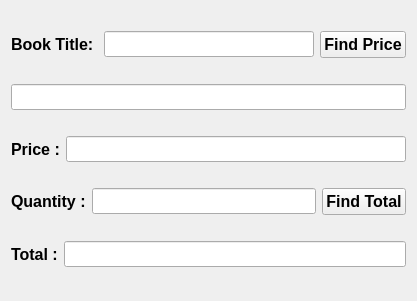
<?xml version="1.0" encoding="UTF-8"?>
<ui version="4.0">
 <class>Form</class>
 <widget class="QWidget" name="Form">
  <property name="geometry">
   <rect>
    <x>0</x>
    <y>0</y>
    <width>417</width>
    <height>301</height>
   </rect>
  </property>
  <property name="windowTitle">
   <string>Form</string>
  </property>
  <layout class="QVBoxLayout" name="verticalLayout">
   <item>
    <layout class="QHBoxLayout" name="horizontalLayout">
     <item>
      <widget class="QLabel" name="lb1">
       <property name="font">
        <font>
         <family>Arial</family>
         <pointsize>12</pointsize>
         <weight>75</weight>
         <italic>false</italic>
         <bold>true</bold>
        </font>
       </property>
       <property name="text">
        <string>Book Title: </string>
       </property>
      </widget>
     </item>
     <item>
      <widget class="QLineEdit" name="t1">
       <property name="font">
        <font>
         <family>Arial</family>
         <pointsize>11</pointsize>
         <italic>true</italic>
        </font>
       </property>
      </widget>
     </item>
     <item>
      <widget class="QPushButton" name="pb1">
       <property name="font">
        <font>
         <family>Arial</family>
         <pointsize>12</pointsize>
         <weight>75</weight>
         <bold>true</bold>
        </font>
       </property>
       <property name="text">
        <string>Find Price</string>
       </property>
      </widget>
     </item>
    </layout>
   </item>
   <item>
    <widget class="QLineEdit" name="t2">
     <property name="font">
      <font>
       <family>Arial</family>
       <pointsize>11</pointsize>
       <italic>true</italic>
      </font>
     </property>
    </widget>
   </item>
   <item>
    <layout class="QHBoxLayout" name="horizontalLayout_3">
     <item>
      <widget class="QLabel" name="lb2">
       <property name="font">
        <font>
         <family>Arial</family>
         <pointsize>12</pointsize>
         <weight>75</weight>
         <bold>true</bold>
        </font>
       </property>
       <property name="text">
        <string>Price :</string>
       </property>
      </widget>
     </item>
     <item>
      <widget class="QLineEdit" name="t3">
       <property name="font">
        <font>
         <family>Arial</family>
         <pointsize>11</pointsize>
         <italic>true</italic>
        </font>
       </property>
      </widget>
     </item>
    </layout>
   </item>
   <item>
    <layout class="QHBoxLayout" name="horizontalLayout_2">
     <item>
      <widget class="QLabel" name="lb3">
       <property name="font">
        <font>
         <family>Arial</family>
         <pointsize>12</pointsize>
         <weight>75</weight>
         <bold>true</bold>
        </font>
       </property>
       <property name="text">
        <string>Quantity :</string>
       </property>
      </widget>
     </item>
     <item>
      <widget class="QLineEdit" name="t4">
       <property name="font">
        <font>
         <family>Arial</family>
         <pointsize>11</pointsize>
         <italic>true</italic>
        </font>
       </property>
      </widget>
     </item>
     <item>
      <widget class="QPushButton" name="pb2">
       <property name="font">
        <font>
         <family>Arial</family>
         <pointsize>12</pointsize>
         <weight>75</weight>
         <bold>true</bold>
        </font>
       </property>
       <property name="text">
        <string>Find Total</string>
       </property>
      </widget>
     </item>
    </layout>
   </item>
   <item>
    <layout class="QHBoxLayout" name="horizontalLayout_4">
     <item>
      <widget class="QLabel" name="lb4">
       <property name="font">
        <font>
         <family>Arial</family>
         <pointsize>12</pointsize>
         <weight>75</weight>
         <bold>true</bold>
        </font>
       </property>
       <property name="text">
        <string>Total :</string>
       </property>
      </widget>
     </item>
     <item>
      <widget class="QLineEdit" name="t5">
       <property name="font">
        <font>
         <family>Arial</family>
         <pointsize>11</pointsize>
         <italic>true</italic>
        </font>
       </property>
      </widget>
     </item>
    </layout>
   </item>
  </layout>
 </widget>
 <resources/>
 <connections/>
</ui>
